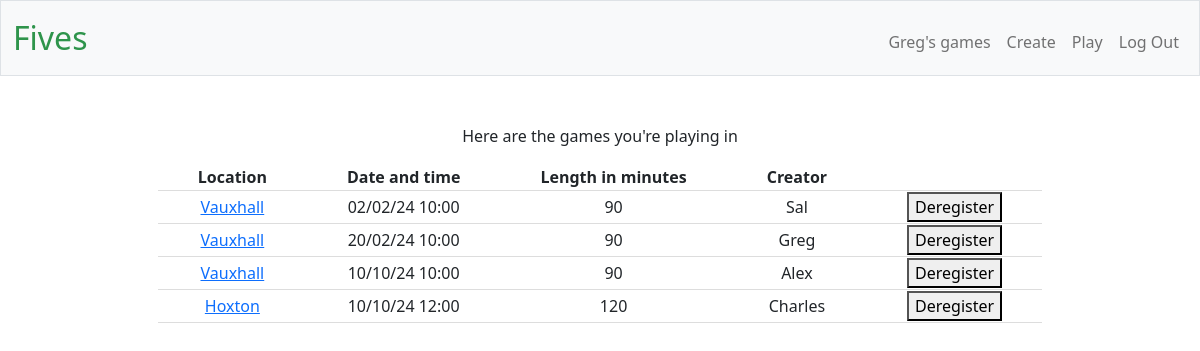
Screenshot of /games (signed in) with the database file from the repository.
### tables this page shows
CREATE TABLE games (id INTEGER PRIMARY KEY AUTOINCREMENT, location TEXT, 
datetime TEXT, length_in_mins INTEGER, number_of_players INTEGER, creator TEXT NOT NULL, open_spots INTEGER);

CREATE TABLE playing_in (player_id INTEGER NOT NULL,  game_id INTEGER NOT NULL,
FOREIGN KEY (player_id) REFERENCES users(id),
FOREIGN KEY (game_id) REFERENCES games(id));

### app.py (the view)
@app.route("/games", methods=["GET", "POST"])
def games():
    conn = sqlite3.connect('players.db')
    cursor = conn.cursor()
    list_of_games_past=[]
    list_of_games_future=[]
    list_of_all_games = []
    games = cursor.execute("SELECT playing_in.player_id, games.location, games.datetime, games.length_in_mins, games.creator, games.id FROM playing_in JOIN users ON users.id = playing_in.player_id JOIN games ON games.id = playing_in.game_id WHERE playing_in.player_id = ? ORDER BY games.datetime", (session["user_id"], ))
    for g in games:
        list_of_all_games.append(g)
        datetimestring = g[2]
        dtgame = datetime.strptime(datetimestring, '%Y-%m-%d %H:%M:%S')
        now = datetime.now()
        if dtgame < now:
            list_of_games_past.append(g[5])
        else:
            list_of_games_future.append(g[5])
    return render_template("games.html", games=games, list_of_all_games=list_of_all_games, list_of_games_past=list_of_games_past, list_of_games_future=list_of_games_future)

### app.py (called while the page is built)
@app.after_request
def after_request(response):
    response.headers["Cache-Control"] = "no-cache, no-store, must-revalidate"
    response.headers["Expires"] = 0
    response.headers["Pragma"] = "no-cache"
    return response

### templates/games.html (shortened to what this page needs)
{% extends "layout.html" %}
{% block main %}
{% if list_of_games_future != [] %}
<p>Here are the games you're playing in</p>
<table class="tabs">
    <thead>
        <tr class="tabsrow">
            <th class="tabshd">Location</th>
            <th class="tabshd">Date and time</th>
            <th class="tabshd">Length in minutes</th>
            <th class="tabshd">Creator</th>
            <th class="tabshd"></th>
        </tr>
    </thead>
    <tbody>
        {% for g in list_of_all_games %}
            {%if g[5] not in list_of_games_past%}
                <tr class="tabsrow">
                    <td class="tabshd"><a href="/view_game/{{g[5]}}">{{g[1]}}</a></td>
                    <td class="tabshd">{{g[2][8:10]}}/{{g[2][5:7]}}/{{g[2][2:4]}} {{g[2][11:16]}}</td>
                    <td class="tabshd">{{g[3]}}</td>
                    <td class="tabshd">{{g[4]}}</td>
                    <th class="tabshd">
                        <form action="/deregister" method ="post">
                            <button type="submit">Deregister</button>
                        </form>
                    </th>
                </tr>
            {%endif%}
        {% endfor %}
    </tbody>
</table>
{% endif %}
<br>
<br>
<br>
{% endblock %}

### templates/layout.html (shortened to what this page needs)
<!DOCTYPE html>
<html lang="en">
    <head>
        <link href="https://cdn.jsdelivr.net/npm/bootstrap@5.1.3/dist/css/bootstrap.min.css" rel="stylesheet">
        <link href="/static/styles.css" rel="stylesheet">
    </head>
  <body>
    <nav class="bg-light border navbar navbar-expand-md navbar-light">
        <div class="container-fluid">
            <a class="navbar-brand" href="/"><span class="green">Fives</span></a>
            <div class="collapse navbar-collapse" id="navbar">
                {% if session["user_id"] %}
                    <ul class="navbar-nav ms-auto mt-2">
                        <li class="nav-item"><a class="nav-link" href="/games"> {{  session["username"]  }}'s games</a></li>
                        <li class="nav-item"><a class="nav-link" href="/create">Create</a></li>
                        <li class="nav-item"><a class="nav-link" href="/play">Play</a></li>
                        <li class="nav-item"><a class="nav-link" href="/logout">Log Out</a></li>
                    </ul>
                {% else %}
                    <ul class="navbar-nav ms-auto mt-2">
                        <li class="nav-item"><a class="nav-link" href="/register">Register</a></li>
                        <li class="nav-item"><a class="nav-link" href="/login">Log In</a></li>
                    </ul>
                {% endif %}
            </div>
        </div>
    </nav>
    <main class="container-fluid py-5 text-center">
        {% block main %}{% endblock %}
    </main>
  </body>
</html>

### static/styles.css (style rules this page uses)
nav .navbar-brand { font-size: xx-large; }
nav .navbar-brand .green { color: #2e944b; }
.tabs { border-bottom: 1px solid #ddd; margin: 0 auto; }
.tabsrow { border-bottom: 1px solid #ddd; }
.tabshd { padding-left: 40px; padding-right: 40px; }

### rows the page displays
games: username "Greg"
playing_in: location "Vauxhall", datetime "02", datetime "24", datetime "10:00", length_in_mins "90", creator "Sal"
playing_in: location "Vauxhall", datetime "20", datetime "02", datetime "24", datetime "10:00", length_in_mins "90", creator "Greg"
playing_in: location "Vauxhall", datetime "10", datetime "24", datetime "10:00", length_in_mins "90", creator "Alex"
playing_in: location "Hoxton", datetime "10", datetime "24", datetime "12:00", length_in_mins "120", creator "Charles"
